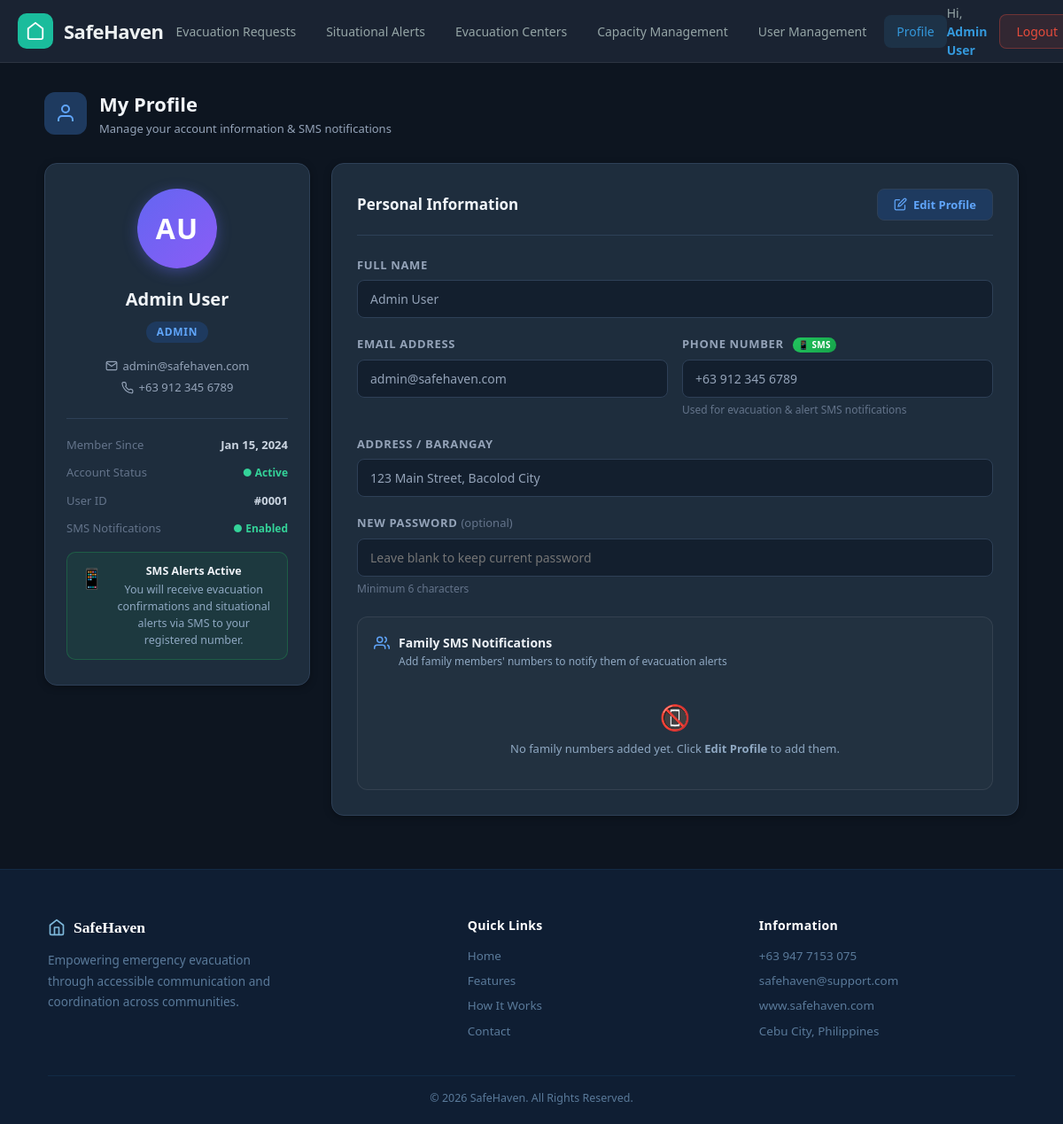
Screenshot of /index.php?page=profile (signed in) with the database file from the repository.
### tables this page shows
CREATE TABLE IF NOT EXISTS `users` (
  `id` int(11) NOT NULL AUTO_INCREMENT,
  `full_name` varchar(255) NOT NULL,
  `email` varchar(255) NOT NULL,
  `phone_number` varchar(20) NOT NULL,
  `address` text NOT NULL,
  `password` varchar(255) NOT NULL,
  `role` enum('evacuee','admin') DEFAULT 'evacuee',
  `family_numbers` text DEFAULT NULL COMMENT 'JSON array of family member phone numbers',
  `created_at` timestamp NULL DEFAULT current_timestamp(),
  `updated_at` timestamp NULL DEFAULT current_timestamp() ON UPDATE current_timestamp(),
  PRIMARY KEY (`id`),
  UNIQUE KEY `email` (`email`),
  KEY `idx_role` (`role`)
);

### controllers/ProfileController.php (called while the page is built, shortened)
<?php
require_once MODEL_PATH . 'UserModel.php';
class ProfileController {
    public static function show() {
        $currentUser = UserModel::getById($_SESSION['user_id']);
        $familyNumbers = [];
        $user = [
            'id'             => $currentUser['id'],
            'name'           => $currentUser['full_name']    ?? '',
            'email'          => $currentUser['email']        ?? '',
            'phone'          => $currentUser['phone_number'] ?? '',
            'address'        => $currentUser['address']      ?? '',
            'role'           => ucfirst($currentUser['role'] ?? 'evacuee'),
            'joined_date'    => $currentUser['created_at']   ?? date('Y-m-d'),
            'family_numbers' => $familyNumbers,
        ];
        require_once VIEW_PATH . 'shared/dashboard-header.php';
        require_once VIEW_PATH . 'pages/profile.php';
        require_once VIEW_PATH . 'shared/footer.php';
    }
}

### models/UserModel.php (called while the page is built, shortened)
<?php
class UserModel {
    private static function getDB() {
        return Database::getInstance()->getConnection();
    }
    public static function getById($id) {
        $db = self::getDB();
        $stmt = $db->prepare("SELECT * FROM users WHERE id = ?");
        $stmt->execute([$id]);
        return $stmt->fetch();
    }
}

### views/pages/profile.php (the view, shortened to what this page needs)
<div class="profile-page">
<main class="profile-main">
<div class="profile-container">
    <div class="profile-page-head">
        <div class="profile-page-head-left">
            <div class="profile-page-head-icon">
                <svg viewBox="0 0 24 24" fill="none" stroke="currentColor" stroke-width="2">
                    <path d="M20 21v-2a4 4 0 0 0-4-4H8a4 4 0 0 0-4 4v2"/>
                    <circle cx="12" cy="7" r="4"/>
                </svg>
            </div>
            <div>
                <h2>My Profile</h2>
                <p>Manage your account information &amp; SMS notifications</p>
            </div>
        </div>
    </div>
    <div class="profile-grid">
        <div class="profile-card">
            <div class="profile-avatar-section">
                <div class="profile-avatar">
                    <div class="avatar-initials">
                        <?php
                            $parts = explode(' ', trim($user['name']));
                            echo strtoupper(substr($parts[0], 0, 1) . (isset($parts[1]) ? substr($parts[1], 0, 1) : ''));
                        ?>
                    </div>
                </div>
            </div>
            <div class="profile-info">
                <h3><?= htmlspecialchars($user['name']) ?></h3>
                <span class="profile-role-badge"><?= htmlspecialchars($user['role']) ?></span>
                <p class="profile-email">
                    <svg viewBox="0 0 24 24" fill="none" stroke="currentColor" stroke-width="2" width="14" height="14">
                        <path d="M4 4h16c1.1 0 2 .9 2 2v12c0 1.1-.9 2-2 2H4c-1.1 0-2-.9-2-2V6c0-1.1.9-2 2-2z"/>
                        <polyline points="22,6 12,13 2,6"/>
                    </svg>
                    <?= htmlspecialchars($user['email']) ?>
                </p>
                <?php if ($user['phone']): ?>
                <p class="profile-phone">
                    <?= htmlspecialchars($user['phone']) ?>
                </p>
                <?php endif; ?>
            </div>
            <div class="profile-meta">
                <div class="meta-item">
                    <span class="meta-label">Member Since</span>
                    <span class="meta-value"><?= date('M d, Y', strtotime($user['joined_date'])) ?></span>
                </div>
                <div class="meta-item">
                    <span class="meta-label">Account Status</span>
                    <span class="status-badge-active">&#9679; Active</span>
                </div>
                <div class="meta-item">
                    <span class="meta-label">User ID</span>
                    <span class="meta-value">#<?= str_pad($user['id'], 4, '0', STR_PAD_LEFT) ?></span>
                </div>
                <div class="meta-item">
                    <span class="meta-label">SMS Notifications</span>
                    <span class="status-badge-active">&#9679; Enabled</span>
                </div>
            </div>
            <div class="sms-info-box">
                <div class="sms-info-icon">📱</div>
                <div class="sms-info-text">
                    <strong>SMS Alerts Active</strong>
                    <p>You will receive evacuation confirmations and situational alerts via SMS to your registered number<?= !empty($user['family_numbers']) ? ' and ' . count($user['family_numbers']) . ' family number(s)' : '' ?>.</p>
                </div>
            </div>
        </div>
        <div class="profile-forms">
            <div class="form-section">
                <div class="form-section-header">
                    <h3>Personal Information</h3>
                    <button type="button" class="btn-edit" id="editBtn" onclick="toggleEdit()">
                        <svg viewBox="0 0 24 24" fill="none" stroke="currentColor" stroke-width="2" width="15" height="15">
                            <path d="M11 4H4a2 2 0 0 0-2 2v14a2 2 0 0 0 2 2h14a2 2 0 0 0 2-2v-7"/>
                            <path d="M18.5 2.5a2.121 2.121 0 0 1 3 3L12 15l-4 1 1-4 9.5-9.5z"/>
                        </svg>
                        Edit Profile
                    </button>
                </div>
                <form id="profileForm" method="POST" action="<?= BASE_URL ?>index.php?page=profile-update">
                    <div class="form-group">
                        <label for="name">Full Name</label>
                        <input type="text" id="name" name="name"
                               value="<?= htmlspecialchars($user['name']) ?>"
                               readonly required autocomplete="name">
                    </div>
                    <div class="form-row-2">
                        <div class="form-group">
                            <label for="email">Email Address</label>
                            <input type="email" id="email" name="email"
                                   value="<?= htmlspecialchars($user['email']) ?>"
                                   readonly required autocomplete="email">
                        </div>
                        <div class="form-group">
                            <label for="phone">
                                Phone Number
                                <span class="sms-badge">📱 SMS</span>
                            </label>
                            <input type="tel" id="phone" name="phone"
                                   value="<?= htmlspecialchars($user['phone']) ?>"
                                   readonly required autocomplete="tel"
                                   placeholder="e.g. 09171234567">
                            <span class="field-hint">Used for evacuation & alert SMS notifications</span>
                        </div>
                    </div>
                    <div class="form-group">
                        <label for="address">Address / Barangay</label>
                        <input type="text" id="address" name="address"
                               value="<?= htmlspecialchars($user['address']) ?>"
                               readonly required autocomplete="street-address">
                    </div>
                    <div class="form-group">
                        <label for="new_password">New Password <span class="optional">(optional)</span></label>
                        <input type="password" id="new_password" name="new_password"
                               placeholder="Leave blank to keep current password"
                               readonly autocomplete="new-password">
                        <span class="field-hint">Minimum 6 characters</span>
                    </div>
                    <div class="family-numbers-section" id="familyNumbersSection">
                        <div class="family-section-header">
                            <div class="family-header-left">
                                <svg viewBox="0 0 24 24" fill="none" stroke="currentColor" stroke-width="2" width="18" height="18">
                                    <path d="M17 21v-2a4 4 0 0 0-4-4H5a4 4 0 0 0-4 4v2"/>
                                    <circle cx="9" cy="7" r="4"/>
                                    <path d="M23 21v-2a4 4 0 0 0-3-3.87"/>
                                    <path d="M16 3.13a4 4 0 0 1 0 7.75"/>
                                </svg>
                                <div>
                                    <h4>Family SMS Notifications</h4>
                                    <p>Add family members' numbers to notify them of evacuation alerts</p>
                                </div>
                            </div>
                        </div>
                        <?php if (empty($user['family_numbers'])): ?>
                        <div class="family-empty-state" id="familyEmptyState">
                            <span>📵</span>
                            <p>No family numbers added yet. Click <strong>Edit Profile</strong> to add them.</p>
                        </div>
                        <?php endif; ?>
                    </div>
                </form>
            </div>
        </div>
    </div>
</div>
</main>
</div>

### assets/css/HeaderFooter.css (style rules this page uses)
:root { --navy-900: #0a1628; --navy-800: #0f1e33; --navy-700: #152a42; --navy-600: #1c3650; --navy-500: #243f5c; --navy-400: #2d5070; --accent: #3498db; --accent-light: #5dade2; --accent-pale: rgba(52,152,219,0.12); --accent-glow: rgba(52,152,219,0.35); --green: #27ae60; --green-light: #2ecc71; --green-pale: rgba(39,174,96,0.13); --orange: #e67e22; --orange-pale: rgba(230,126,34,0.13); --red: #e74c3c; --red-light: #e8877a; --red-pale: rgba(231,76,60,0.13); --teal: #1abc9c; --teal-pale: rgba(26,188,156,0.13); --yellow: #f1c40f; --yellow-pale: rgba(241,196,15,0.13); --text-primary: #eef2f7; --text-secondary: #8fa8c2; --text-muted: #5a7a9a; --white: #ffffff; --radius-xs: 4px; --radius-sm: 6px; --radius-md: 10px; --radius-lg: 14px; --radius-xl: 20px; --shadow-sm: 0 2px 8px rgba(0,0,0,0.18); --shadow-md: 0 6px 20px rgba(0,0,0,0.22); --shadow-lg: 0 12px 40px rgba(0,0,0,0.28); --ease: cubic-bezier(0.4,0,0.2,1); --transition: 0.25s var(--ease); }
*,*::before,*::after { box-sizing:border-box; margin:0; padding:0; }
html { scroll-behavior:smooth; font-size:16px; }
body { font-family:'DM Sans',system-ui,sans-serif; background:var(--navy-900); color:var(--text-primary); line-height:1.6; -webkit-font-smoothing:antialiased; overflow-x:hidden; min-height:100vh; }
img,svg { display:block; max-width:100%; }
button { font-family:inherit; }
input,textarea,select { font-family:inherit; font-size:0.92rem; }

### assets/css/safehaven-system.css (style rules this page uses)
:root { --sh-bg: #0d1520; --sh-surface: #121e2e; --sh-card: #18293d; --sh-card-inner: #1b2d41; --sh-border: rgba(52, 152, 219, 0.14); --sh-border-hover:rgba(52, 152, 219, 0.35); --sh-text: #e8f0f8; --sh-text-sub: #8faabf; --sh-text-muted: #4e6880; --sh-blue: #3498db; --sh-blue-pale: rgba(52, 152, 219, 0.12); --sh-teal: #1abc9c; --sh-teal-pale: rgba(26, 188, 156, 0.12); --sh-purple: #6366f1; --sh-purple-pale: rgba(99, 102, 241, 0.14); --sh-red: #e74c3c; --sh-red-pale: rgba(231, 76, 60, 0.14); --sh-orange: #e67e22; --sh-orange-pale: rgba(230, 126, 34, 0.14); --sh-yellow: #f39c12; --sh-yellow-pale: rgba(243, 156, 18, 0.14); --sh-green: #27ae60; --sh-green-pale: rgba(39, 174, 96, 0.14); --sh-radius-sm: 8px; --sh-radius-md: 12px; --sh-radius-lg: 16px; --sh-radius-xl: 20px; --sh-page-pad: 28px 24px 72px; --sh-max-width: 1100px; --sh-card-pad: 20px 24px; --sh-section-gap: 20px; --sh-ease: 0.2s ease; --sh-header-h: 64px; }
*, *::before, *::after { box-sizing: border-box; margin: 0; padding: 0; }
body { font-family: 'Segoe UI', system-ui, -apple-system, sans-serif; background: var(--sh-bg); color: var(--sh-text); line-height: 1.5; min-height: 100vh; }

### views/pages/profile.php (style rules this page uses)
.sms-badge { display: inline-block; font-size: 10px; background: linear-gradient(135deg, #22c55e, #16a34a); color: #fff; padding: 1px 6px; border-radius: 20px; margin-left: 6px; vertical-align: middle; font-weight: 600; letter-spacing: 0.3px; }
.sms-info-box { display: flex; align-items: flex-start; gap: 10px; background: rgba(34,197,94,0.08); border: 1px solid rgba(34,197,94,0.25); border-radius: 10px; padding: 12px 14px; margin-top: 16px; }
.sms-info-icon { font-size: 22px; flex-shrink: 0; }
.sms-info-text { font-size: 12.5px; line-height: 1.5; color: var(--text-secondary, #888); }
.sms-info-text strong { color: var(--text-primary, #fff); display: block; margin-bottom: 3px; }
.family-numbers-section { margin-top: 22px; border: 1px solid rgba(255,255,255,0.08); border-radius: 12px; padding: 18px; background: rgba(255,255,255,0.02); }
.family-section-header { margin-bottom: 14px; }
.family-header-left { display: flex; align-items: flex-start; gap: 10px; }
.family-header-left svg { margin-top: 2px; flex-shrink: 0; stroke: #60a5fa; }
.family-header-left h4 { margin: 0 0 2px; font-size: 14px; font-weight: 600; color: var(--text-primary, #fff); }
.family-header-left p { margin: 0; font-size: 12px; color: var(--text-secondary, #999); }
.family-empty-state { text-align: center; padding: 18px; color: var(--text-secondary, #888); font-size: 13px; }
.family-empty-state span { font-size: 28px; display: block; margin-bottom: 6px; }

### rows the page displays
users: full_name "AU", full_name "Admin User", email "admin@safehaven.com", phone_number "+63 912 345 6789", created_at "Jan 15, 2024", id "0001", name "Admin User", phone "+63 912 345 6789", address "123 Main Street, Bacolod City"

### other values shown
$link['name'] "Evacuation Requests"
$link['name'] "Situational Alerts"
$link['name'] "Evacuation Centers"
$link['name'] "Capacity Management"
$link['name'] "User Management"
$link['name'] "Profile"
$userName "Admin User"
$user['role'] "ADMIN"
CONTACT_PHONE "+63 947 7153 075"
CONTACT_EMAIL "safehaven@support.com"
CONTACT_WEBSITE "www.safehaven.com"
CONTACT_ADDRESS "Cebu City, Philippines"
